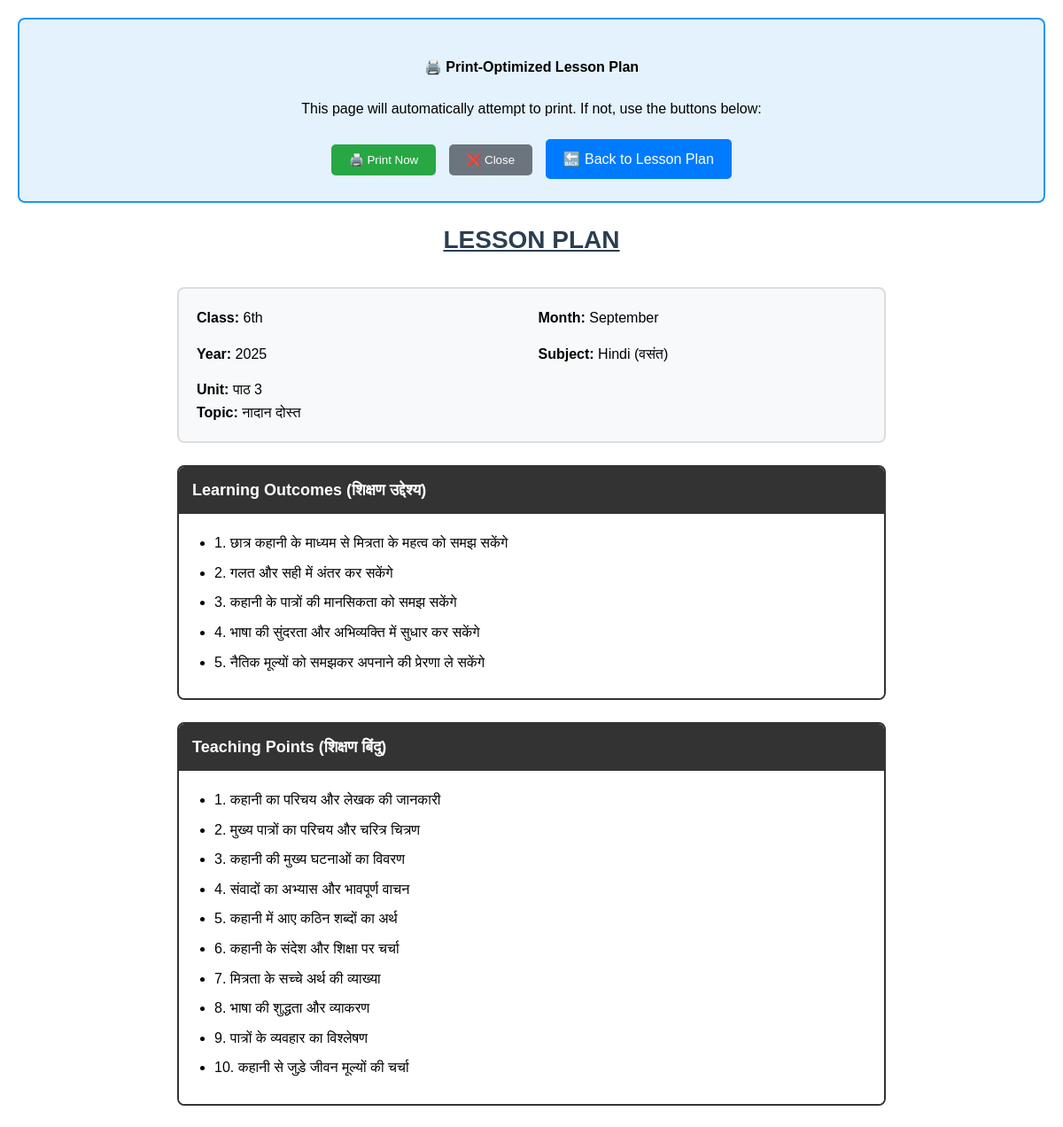
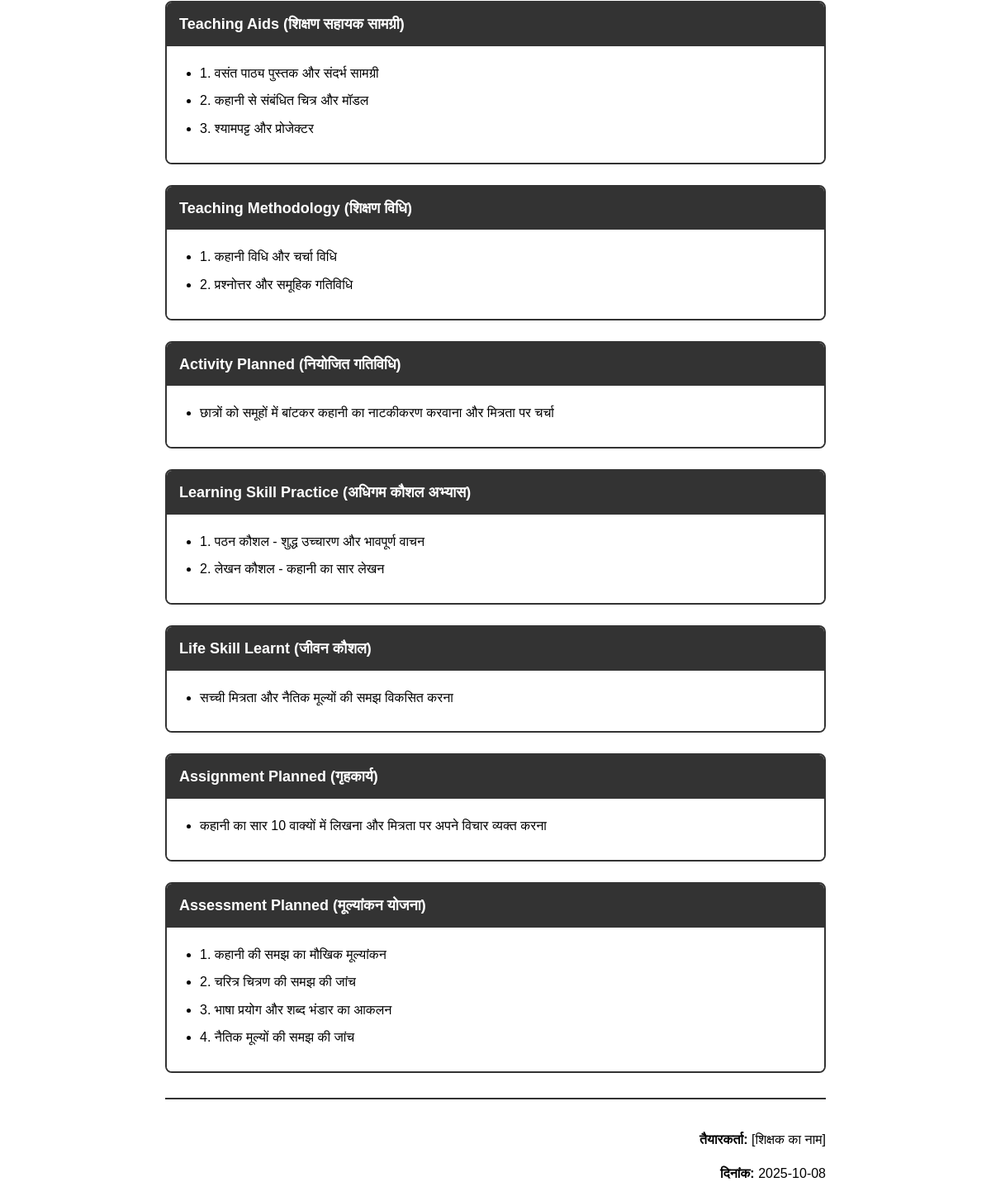
The app's page /print/6/3 with its own data (2 pictures, top to bottom).
### tables this page shows
CREATE TABLE lesson_plans (
            id INTEGER PRIMARY KEY AUTOINCREMENT,
            class_num INTEGER,
            subject TEXT,
            chapter_num INTEGER,
            chapter_title TEXT,
            month TEXT,
            year INTEGER,
            unit TEXT,
            learning_outcomes TEXT,
            teaching_points TEXT,
            teaching_aids TEXT,
            teaching_methodology TEXT,
            activity_planned TEXT,
            learning_skill_practice TEXT,
            life_skill_learnt TEXT,
            assignment_planned TEXT,
            assessment_planned TEXT,
            created_at TIMESTAMP DEFAULT CURRENT_TIMESTAMP
        );

### app.py (the view)
@app.route('/print/<int:class_num>/<int:chapter_num>')
def print_lesson_plan(class_num, chapter_num):
    conn = sqlite3.connect('lesson_plans.db')
    cursor = conn.cursor()
    cursor.execute('''
        SELECT * FROM lesson_plans
        WHERE class_num = ? AND chapter_num = ?
    ''', (class_num, chapter_num))
    lesson_plan = cursor.fetchone()
    conn.close()
    if not lesson_plan:
        return "Lesson plan not found!", 404
    columns = ['id', 'class_num', 'subject', 'chapter_num', 'chapter_title',
               'month', 'year', 'unit', 'learning_outcomes', 'teaching_points',
               'teaching_aids', 'teaching_methodology', 'activity_planned',
               'learning_skill_practice', 'life_skill_learnt', 'assignment_planned',
               'assessment_planned', 'created_at']
    lesson_data = dict(zip(columns, lesson_plan))
    return render_template('print_lesson_plan.html', lesson=lesson_data)

### templates/print_lesson_plan.html (shortened to what this page needs)
<!DOCTYPE html>
<html lang="en">
<head>
</head>
<body>
    <div class="no-print">
        <div style="text-align: center;">
            <h4>🖨️ Print-Optimized Lesson Plan</h4>
            <p>This page will automatically attempt to print. If not, use the buttons below:</p>
            <button onclick="window.print()" style="padding: 10px 20px; background: #28a745; color: white; border: none; border-radius: 5px; margin: 5px; cursor: pointer;">
                🖨️ Print Now
            </button>
            <button onclick="window.close()" style="padding: 10px 20px; background: #6c757d; color: white; border: none; border-radius: 5px; margin: 5px; cursor: pointer;">
                ❌ Close
            </button>
            <a href="/lesson_plan/{{ lesson.class_num }}/{{ lesson.chapter_num }}" style="padding: 10px 20px; background: #007bff; color: white; text-decoration: none; border-radius: 5px; margin: 5px; display: inline-block;">
                🔙 Back to Lesson Plan
            </a>
        </div>
    </div>
    <div class="lesson-plan-container">
        <div class="header">LESSON PLAN</div>
        <div class="basic-info">
            <div class="info-grid">
                <div class="info-item"><strong>Class:</strong> {{ lesson.class_num }}th</div>
                <div class="info-item"><strong>Month:</strong> {{ lesson.month }}</div>
                <div class="info-item"><strong>Year:</strong> {{ lesson.year }}</div>
                <div class="info-item"><strong>Subject:</strong> {{ lesson.subject }}</div>
            </div>
            <div style="margin-top: 15px;">
                <div class="info-item"><strong>Unit:</strong> {{ lesson.unit }}</div>
                <div class="info-item"><strong>Topic:</strong> {{ lesson.chapter_title }}</div>
            </div>
        </div>
        <div class="section">
            <h3 class="section-title">Learning Outcomes (शिक्षण उद्देश्य)</h3>
            <div class="section-content">
                <ul>
                    {% for outcome in lesson.learning_outcomes.split('\n') %}
                        {% if outcome.strip() %}
                            <li>{{ outcome.strip() }}</li>
                        {% endif %}
                    {% endfor %}
                </ul>
            </div>
        </div>
        <div class="section">
            <h3 class="section-title">Teaching Points (शिक्षण बिंदु)</h3>
            <div class="section-content">
                <ul>
                    {% for point in lesson.teaching_points.split('\n') %}
                        {% if point.strip() %}
                            <li>{{ point.strip() }}</li>
                        {% endif %}
                    {% endfor %}
                </ul>
            </div>
        </div>
        <div class="section">
            <h3 class="section-title">Teaching Aids (शिक्षण सहायक सामग्री)</h3>
            <div class="section-content">
                <ul>
                    {% for aid in lesson.teaching_aids.split('\n') %}
                        {% if aid.strip() %}
                            <li>{{ aid.strip() }}</li>
                        {% endif %}
                    {% endfor %}
                </ul>
            </div>
        </div>
        <div class="section">
            <h3 class="section-title">Teaching Methodology (शिक्षण विधि)</h3>
            <div class="section-content">
                <ul>
                    {% for method in lesson.teaching_methodology.split('\n') %}
                        {% if method.strip() %}
                            <li>{{ method.strip() }}</li>
                        {% endif %}
                    {% endfor %}
                </ul>
            </div>
        </div>
        <div class="section">
            <h3 class="section-title">Activity Planned (नियोजित गतिविधि)</h3>
            <div class="section-content">
                <ul>
                    <li>{{ lesson.activity_planned }}</li>
                </ul>
            </div>
        </div>
        <div class="section">
            <h3 class="section-title">Learning Skill Practice (अधिगम कौशल अभ्यास)</h3>
            <div class="section-content">
                <ul>
                    {% for skill in lesson.learning_skill_practice.split('\n') %}
                        {% if skill.strip() %}
                            <li>{{ skill.strip() }}</li>
                        {% endif %}
                    {% endfor %}
                </ul>
            </div>
        </div>
        <div class="section">
            <h3 class="section-title">Life Skill Learnt (जीवन कौशल)</h3>
            <div class="section-content">
                <ul>
                    <li>{{ lesson.life_skill_learnt }}</li>
                </ul>
            </div>
        </div>
        <div class="section">
            <h3 class="section-title">Assignment Planned (गृहकार्य)</h3>
            <div class="section-content">
                <ul>
                    <li>{{ lesson.assignment_planned }}</li>
                </ul>
            </div>
        </div>
        <div class="section">
            <h3 class="section-title">Assessment Planned (मूल्यांकन योजना)</h3>
            <div class="section-content">
                <ul>
                    {% for assessment in lesson.assessment_planned.split('\n') %}
                        {% if assessment.strip() %}
                            <li>{{ assessment.strip() }}</li>
                        {% endif %}
                    {% endfor %}
                </ul>
            </div>
        </div>
        <div class="footer-info">
            <p><strong>तैयारकर्ता:</strong> [शिक्षक का नाम]</p>
            <p><strong>दिनांक:</strong> {{ lesson.created_at.split(' ')[0] if lesson.created_at else 'आज की तारीख' }}</p>
        </div>
    </div>
</body>
</html>

### templates/print_lesson_plan.html (style rules this page uses)
body { font-family: Arial, sans-serif; margin: 20px; line-height: 1.6; background: white; color: black; }
.lesson-plan-container { max-width: 800px; margin: 0 auto; }
.header { text-align: center; font-size: 28px; font-weight: bold; margin-bottom: 30px; text-decoration: underline; color: #2c3e50; }
.basic-info { background: #f8f9fa; padding: 20px; border-radius: 8px; margin-bottom: 25px; border: 2px solid #ddd; }
.info-grid { display: grid; grid-template-columns: 1fr 1fr; gap: 15px; }
.info-item { font-weight: 500; }
.section { margin-bottom: 25px; border: 2px solid #333; border-radius: 8px; overflow: hidden; page-break-inside: avoid; }
.section-title { font-weight: bold; font-size: 18px; background: #333; color: white; padding: 12px 15px; margin: 0; }
.section-content { padding: 20px; background: white; }
.section-content ul { margin: 0; padding-left: 20px; }
.section-content li { margin-bottom: 8px; line-height: 1.6; }
.footer-info { text-align: right; margin-top: 30px; padding-top: 20px; border-top: 2px solid #333; }
.no-print { background: #e3f2fd; padding: 20px; border-radius: 8px; margin-bottom: 20px; border: 2px solid #2196f3; }

### records on screen
lesson_plans: class_num "6", month "September", year "2025", subject "Hindi (वसंत)", unit "पाठ 3", chapter_title "नादान दोस्त", activity_planned "छात्रों को समूहों में बांटकर कहानी का नाटकीकरण करवाना और मित्रता पर चर्चा", life_skill_learnt "सच्ची मित्रता और नैतिक मूल्यों की समझ विकसित करना", assignment_planned "कहानी का सार 10 वाक्यों में लिखना और मित्रता पर अपने विचार व्यक्त करना", created_at "2025-10-08"

### other values on screen
{{ outcome.strip() }} "1. छात्र कहानी के माध्यम से मित्रता के महत्व को समझ सकेंगे" "2. गलत और सही में अंतर कर सकेंगे" "3. कहानी के पात्रों की मानसिकता को समझ सकेंगे" "4. भाषा की सुंदरता और अभिव्यक्ति में सुधार कर सकेंगे" "5. नैतिक मूल्यों को समझकर अपनाने की प्रेरणा ले सकेंगे"
{{ point.strip() }} "1. कहानी का परिचय और लेखक की जानकारी" "2. मुख्य पात्रों का परिचय और चरित्र चित्रण" "3. कहानी की मुख्य घटनाओं का विवरण" "4. संवादों का अभ्यास और भावपूर्ण वाचन" "5. कहानी में आए कठिन शब्दों का अर्थ" "6. कहानी के संदेश और शिक्षा पर चर्चा" "7. मित्रता के सच्चे अर्थ की व्याख्या" "8. भाषा की शुद्धता और व्याकरण" "9. पात्रों के व्यवहार का विश्लेषण" "10. कहानी से जुड़े जीवन मूल्यों की चर्चा"
{{ aid.strip() }} "1. वसंत पाठ्य पुस्तक और संदर्भ सामग्री" "2. कहानी से संबंधित चित्र और मॉडल" "3. श्यामपट्ट और प्रोजेक्टर"
{{ method.strip() }} "1. कहानी विधि और चर्चा विधि" "2. प्रश्नोत्तर और समूहिक गतिविधि"
{{ skill.strip() }} "1. पठन कौशल - शुद्ध उच्चारण और भावपूर्ण वाचन" "2. लेखन कौशल - कहानी का सार लेखन"
{{ assessment.strip() }} "1. कहानी की समझ का मौखिक मूल्यांकन" "2. चरित्र चित्रण की समझ की जांच" "3. भाषा प्रयोग और शब्द भंडार का आकलन" "4. नैतिक मूल्यों की समझ की जांच"
